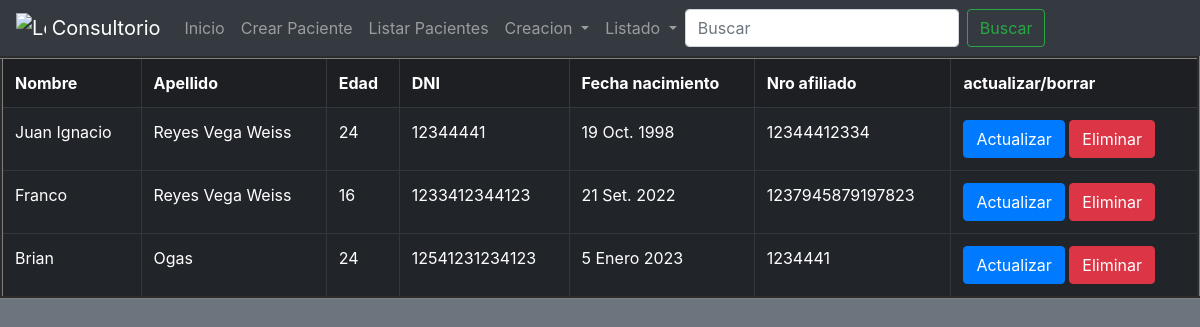
The page /list-patients/ on the database its author committed.
### Consultorio/models.py (models this page shows, shortened)
class Patient(models.Model):
    name = models.CharField(max_length=50, blank=False)
    surname = models.CharField(max_length=50, blank=False)
    age = models.IntegerField(blank=False)
    dni = models.IntegerField(blank=False)
    birth_date = models.DateField(blank=False)
    affiliate_code = models.IntegerField(blank=False)
    class Meta:
        verbose_name = 'Paciente'
        verbose_name_plural = 'Pacientes'

### Consultorio/views.py (the view)
# urls.py: path("list-patients/", patient_list),
def patient_list(request):
    if "search" in request.GET:
        search = request.GET["search"]
        list_patient = Patient.objects.filter(name__icontains = search)
    else:
        list_patient = Patient.objects.all()
    context = {
        "patients" : list_patient,
    }
    return render(request, "patients/list_patients.html", context=context)

### Templates/patients/list_patients.html (shortened to what this page needs)
{% extends 'base.html' %}
{% block navbar %}
<form class="form-inline my-2 my-lg-0" action="/lists-patients/" method="GET">
    <input class="form-control mr-sm-2" type="search" placeholder="Buscar" aria-label="Search" name="search">
    <button class="btn btn-outline-success my-2 my-sm-0" type="submit">Buscar</button>
</form>
{% endblock %}
{% block content %}
<table class="table table-dark table-hover" cellspacing="5" cellpadding="5" border="3">
<tr class="table-active">
    <td><strong>Nombre</strong></td>
    <td><strong>Apellido</strong></td>
    <td><strong>Edad</strong></td>
    <td><strong>DNI</strong></td>
    <td><strong>Fecha nacimiento</strong></td>
    <td><strong>Nro afiliado</strong></td>
    <td><strong>actualizar/borrar</strong></td>
</tr>
{% for patient in patients %}
<tr>
    <td>{{patient.name}}</td>
    <td>{{patient.surname}}</td>
    <td>{{patient.age}}</td>
    <td>{{patient.dni}}</td>
    <td>{{patient.birth_date}}</td>
    <td>{{patient.affiliate_code}}</td>
    <td>
        <a href="/update-patient/{{patient.id}}/" class="btn btn-primary">Actualizar</a>
        <a href="/delete-patient/{{patient.id}}/" class="btn btn-danger">Eliminar</a>
    </td>
</tr>
{% endfor %}
</table>
{% endblock %}

### rows shown on the page
Patient: name "Juan Ignacio", surname "Reyes Vega Weiss", age "24", dni "12344441", birth_date "19 Oct. 1998", affiliate_code "12344412334"
Patient: name "Franco", surname "Reyes Vega Weiss", age "16", dni "1233412344123", birth_date "21 Set. 2022", affiliate_code "1237945879197823"
Patient: name "Brian", surname "Ogas", age "24", dni "12541231234123", birth_date "5 Enero 2023", affiliate_code "1234441"
